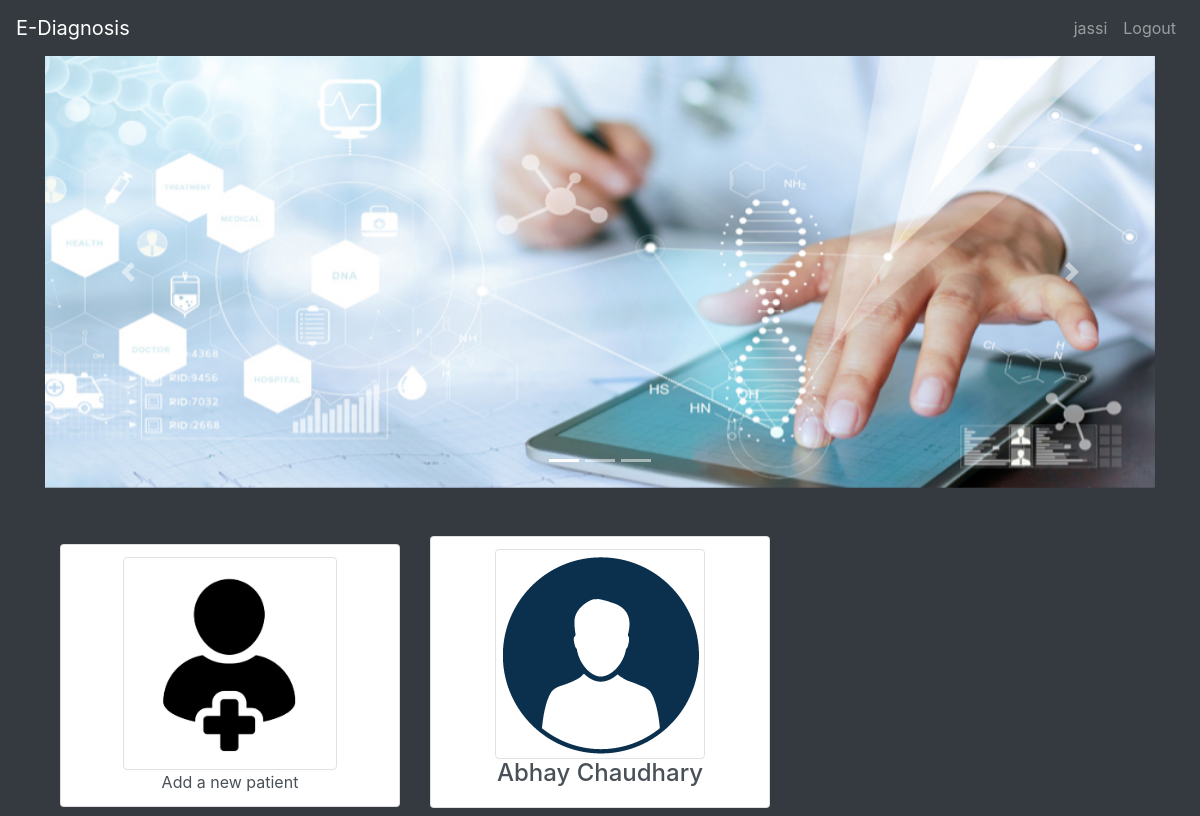
/dashboard/ (signed in), run on an earlier commit of the app's database.
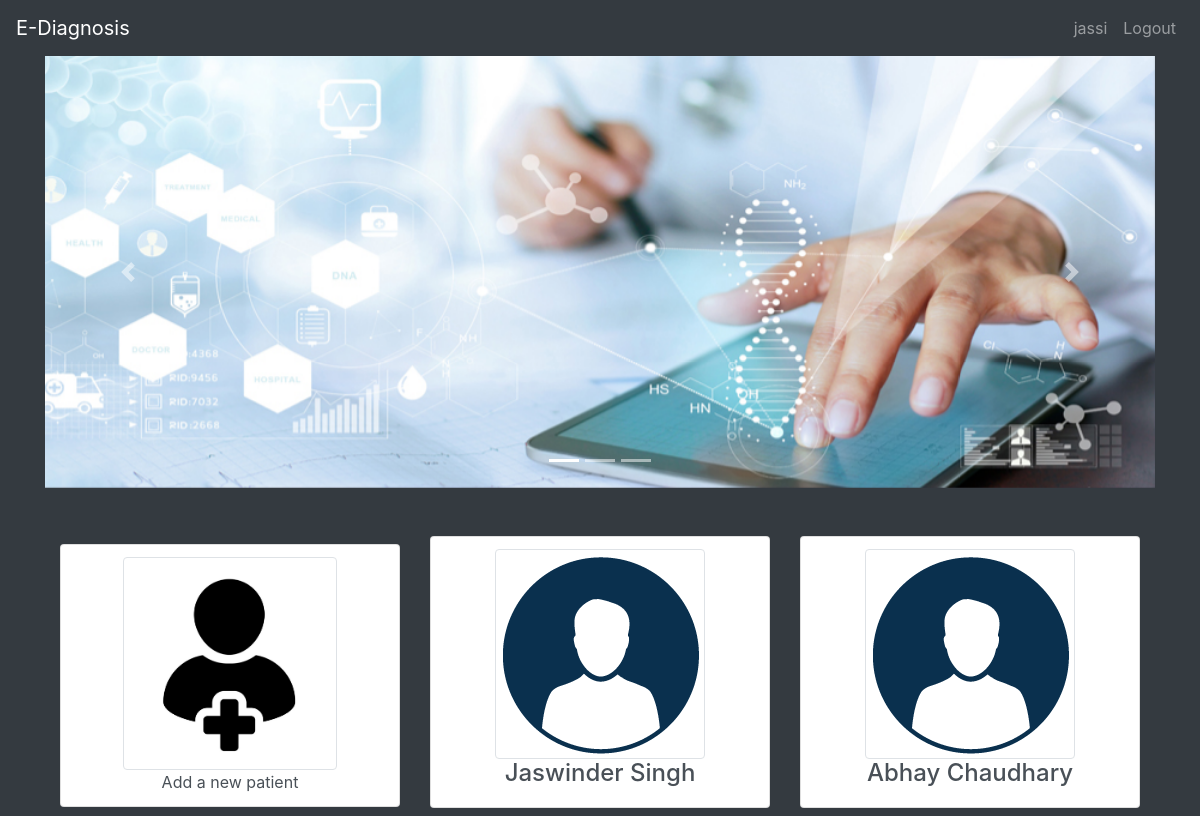
And on a later commit of the database.
### dashboard/models.py (models this page shows, shortened)
class MyUser(AbstractUser):
    mobile_number = models.CharField(max_length=10, unique=True)
    bio = models.TextField("Qualificatons: ", null=True, blank=True)

class Patient(models.Model):
    patientemail = models.EmailField("Enter Email", unique=True)
    docId = models.ForeignKey(MyUser, on_delete=models.CASCADE)
    name = models.CharField(max_length=101)
    phone = models.CharField("Enter Without any country/state codes", max_length=10, unique=True)

### dashboard/views.py (the view)
# urls.py: path('dashboard/', views.DashboardListView.as_view(), name="dashboard"),
class DashboardListView(ListView,LoginRequiredMixin):
    model = Patient
    template_name = 'dashboard.html'
    def get_queryset(self):
        return Patient.objects.filter(docId=self.request.user.id)

### templates/dashboard.html (shortened to what this page needs)
{% extends 'index.html' %}
{% block content %}
{% load static %}
  <div id="carouselExampleIndicators" class="carousel slide" data-ride="carousel">
    <ol class="carousel-indicators">
      <li data-target="#carouselExampleIndicators" data-slide-to="0" class="active"></li>
      <li data-target="#carouselExampleIndicators" data-slide-to="1"></li>
      <li data-target="#carouselExampleIndicators" data-slide-to="2"></li>
    </ol>
    <div class="carousel-inner">
      <div class="carousel-item active">
        <img src="{% static "images/topbg.jpg" %}" class="d-block w-100" alt="..." class="img-fluid">
      </div>
    </div>
    <a class="carousel-control-prev" href="#carouselExampleIndicators" role="button" data-slide="prev">
      <span class="carousel-control-prev-icon" aria-hidden="true"></span>
    </a>
    <a class="carousel-control-next" href="#carouselExampleIndicators" role="button" data-slide="next">
      <span class="carousel-control-next-icon" aria-hidden="true"></span>
    </a>
  </div>
  <div class="container">
    <div class="text-center">
      <div class="card-body">
      </div>
    </div>
    <div class="row text-center">
      <div class="col-md-4 mt-2">
        <div class="list-group">
          <a href="{% url 'add_patient' %}" class="list-group-item list-group-item-action">
            <img src="{% static "images/add.jpg" %}" alt="" class="img-thumbnail add-img">
            <br>Add a new patient
          </a>
        </div>
      </div>
      {% for Patient in patient_list %}
      <div class="col-md-4 mb-2">
        <div class="list-group">
          <a href="{% url 'scans' pk=Patient.pk %}" class="list-group-item list-group-item-action">
            <img src="{% static "images/images.png" %}" alt="" class="img-thumbnail pat-img" >
            <br><h4>{{ Patient.name }}</h4>
          </a>
        </div>
      </div>
      {% endfor %}
    </div>
  </div>
{% endblock %}

### templates/index.html (shortened to what this page needs)
<!DOCTYPE html>
<html lang="en" dir="ltr">
  <head>
    <link rel="stylesheet" href="https://stackpath.bootstrapcdn.com/bootstrap/4.1.3/css/bootstrap.min.css"
>
    {% load static %}
  </head>
  <body>
    <nav class="navbar navbar-expand-md bg-dark navbar-dark">
      <a class="navbar-brand" href="#">E-Diagnosis</a>
      <div class="collapse navbar-collapse" id="collapsibleNavbar">
        {% if user.is_authenticated %}
          <ul class="navbar-nav ml-auto">
            <li class="nav-item">
              <a class="nav-link" href="{% url 'dashboard' %}">{{user.username}}</a>
            </li>
            <li class="nav-item">
              <a class="nav-link" href="{% url 'logout' %}">Logout</a>
            </li>
          </ul>
        {% endif %}
      </div>
    </nav>
        <div class="container">
          {% block content %}{% endblock %}
          </div>
  </body>
</html>

### templates/index.html (style rules this page uses)
body { background-color: #343A40; color: beige; }
.add-img { height: 213px; width: auto; }
.carousel-inner img { width: 100px; }

What changed in the data, as far as the page shows it:
now on this page (row edited): Patient: name "Jaswinder Singh"
